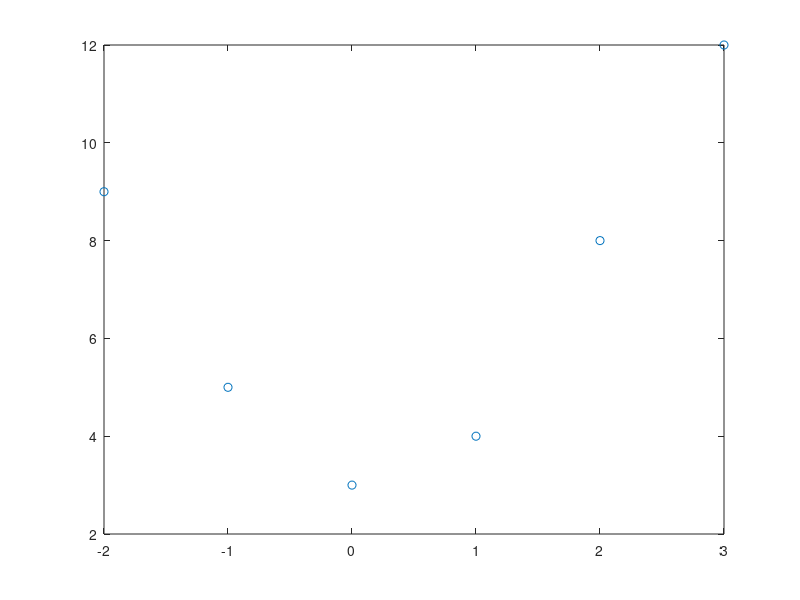

This chart was generated by the following MATLAB code: (Note: this script raises an error after producing the figure.)
clear all
clc
close all

x = [-2 -1 0 1 2 3];
y = [9;5;3;4;8;12];
plot(x,y,'o')


num_pts = 10;
terms = 3;

x_plot = linspace(min(x),max(x),num_pts);
coefs = lsfit(x,y,terms)


p = @(x) coefs(1) + coefs(2)*x + coefs(3)*x^2;


x = linspace(min(x),max(x),num_pts);
for i=1:length(x)
    y_approx(i) = p(x(i));
end
y_approx
hold on 
plot(x,y_approx,'r.-','MarkerSize',8)
xlabel('x')
ylabel('p(x)')
legend('Actual Points','Approximation Points')

function coefs = lsfit(t,b,n)
t = t(:);
b = b(:);
m = length(t);

A = ones(m,n);

for j=1:n-1
    A(:,j+1) = A(:,j).*t;
end

% A'b=A'A
B = A'*A;
y = A'*b;
coefs = B \ y;

% R_t = nap.cholesky(A);
% R = transpose(R_t);
% 
% [y] = nap.forward_sub(R_t,b);
% [x] = nap.back_sub(R,y)
% coefs = x;
end